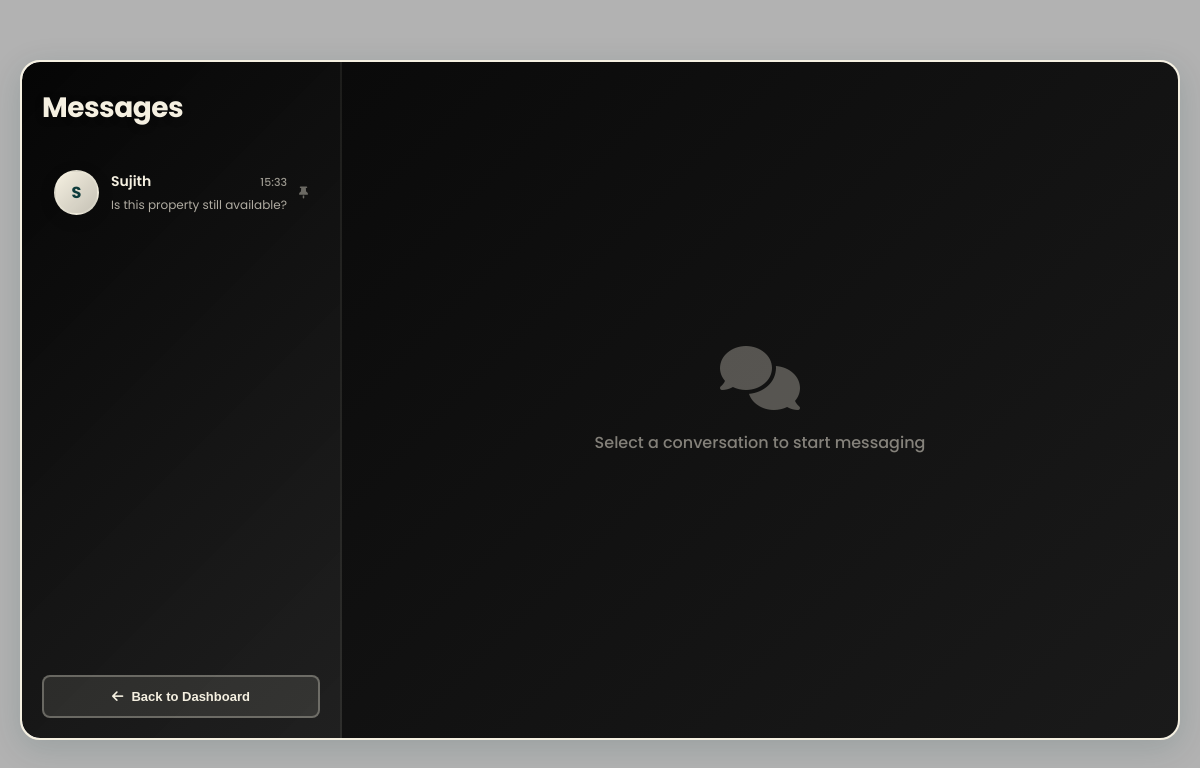
Page /conversations/ (signed in) on the earlier database version.
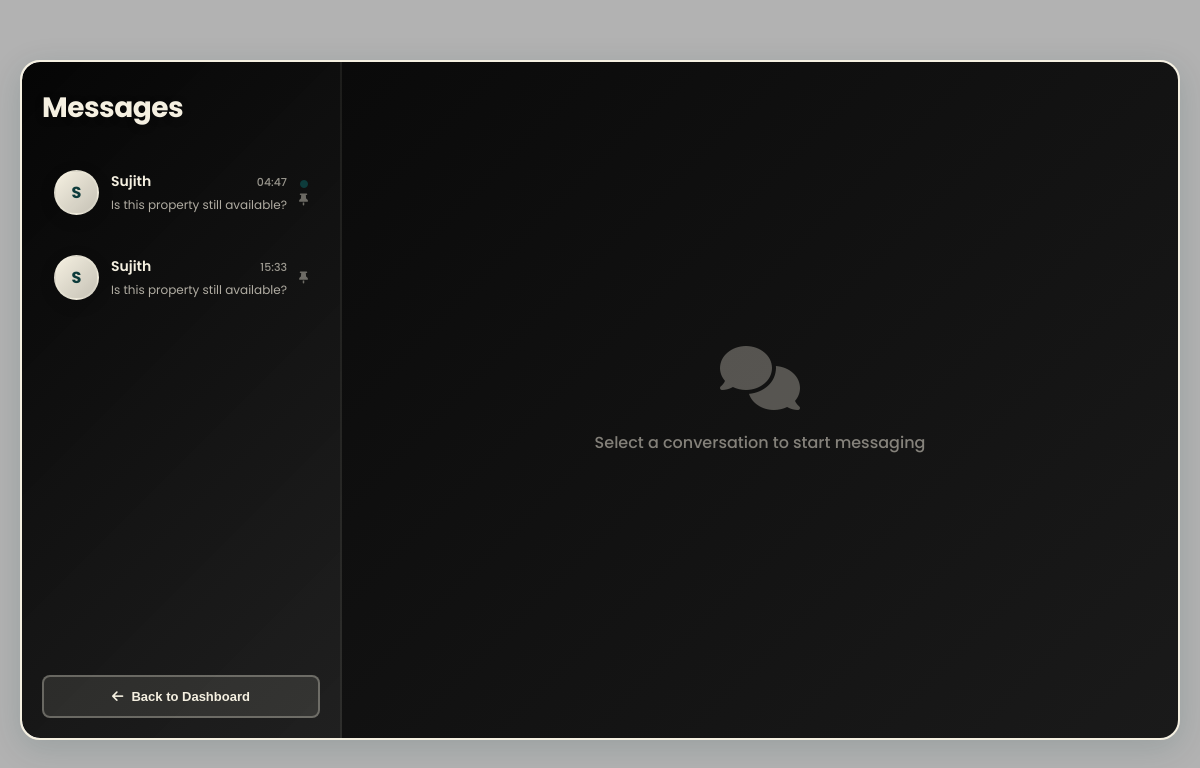
Same page on the later database version.
### core/models.py (models this page shows, shortened)
class Conversation(models.Model):
    property = models.ForeignKey(Property, on_delete=models.CASCADE, related_name='conversations')
    tenant = models.ForeignKey(User, on_delete=models.CASCADE, related_name='tenant_conversations')
    owner = models.ForeignKey(User, on_delete=models.CASCADE, related_name='owner_conversations')
    created_at = models.DateTimeField(auto_now_add=True)
    updated_at = models.DateTimeField(auto_now=True)
    class Meta:
        unique_together = ('property', 'tenant', 'owner')
        ordering = ['-updated_at']
    def get_last_message(self):
        return self.messages.last()

class User(AbstractUser):
    class Role(models.TextChoices):
        ADMIN = "ADMIN", "Admin"
        OWNER = "OWNER", "Owner"
        TENANT = "TENANT", "Tenant"
    email = models.EmailField(unique=True, null=False, blank=False)
    role = models.CharField(max_length=50, choices=Role.choices, default=Role.TENANT)
    profile_image = models.ImageField(upload_to='profiles/', blank=True, null=True)
    phone_number = models.CharField(max_length=15, blank=True, null=True)
    groups = models.ManyToManyField(
        'auth.Group',
        related_name='custom_user_set',
        blank=True,
        help_text='The groups this user belongs to.',
        verbose_name='groups',
    )
    user_permissions = models.ManyToManyField(
        'auth.Permission',
        related_name='custom_user_set',
        blank=True,
        help_text='Specific permissions for this user.',
        verbose_name='user permissions',
    )

class Message(models.Model):
    conversation = models.ForeignKey(Conversation, on_delete=models.CASCADE, related_name='messages')
    sender = models.ForeignKey(User, on_delete=models.CASCADE, related_name='sent_messages')
    content = models.TextField()
    is_read = models.BooleanField(default=False)
    created_at = models.DateTimeField(auto_now_add=True)
    class Meta:
        ordering = ['created_at']

### core/views.py (the view)
# urls.py: path('conversations/', views.conversations_view, name='conversations'),
@login_required
def conversations_view(request):
    if request.user.role == 'TENANT':
        conversations = Conversation.objects.filter(tenant=request.user)
    elif request.user.role == 'OWNER':
        conversations = Conversation.objects.filter(owner=request.user)
    else:
        conversations = Conversation.objects.all()
    conversations_with_unread = []
    for conversation in conversations:
        unread_count = conversation.messages.filter(is_read=False).exclude(sender=request.user).count()
        conversation.has_unread = unread_count > 0
        conversations_with_unread.append(conversation)
    context = {
        'conversations': conversations_with_unread
    }
    return render(request, 'core/conversations.html', context)

### core/templates/core/conversations.html (shortened to what this page needs)
{% load static %}
<!DOCTYPE html>
<html lang="en">
<head>
    <link href="https://cdnjs.cloudflare.com/ajax/libs/font-awesome/6.4.0/css/all.min.css" rel="stylesheet">
</head>
<body>
    <div class="messages-container">
        <div class="sidebar">
            <div class="sidebar-header">
                <div class="sidebar-title">Messages</div>
            </div>
            <div class="conversations-list">
                {% if conversations %}
                    {% for conversation in conversations %}
                        <a href="{% url 'conversation_detail' conversation.id %}" class="conversation-item">
                            <div class="avatar">
                                {% if user.role == 'TENANT' %}
                                    {{ conversation.owner.username|first|upper }}
                                {% else %}
                                    {{ conversation.tenant.username|first|upper }}
                                {% endif %}
                            </div>
                            <div class="conversation-content">
                                <div class="conversation-header">
                                    <span class="conversation-name">
                                        {% if user.role == 'TENANT' %}
                                            {{ conversation.owner.username }}
                                        {% else %}
                                            {{ conversation.tenant.username }}
                                        {% endif %}
                                    </span>
                                    <span class="conversation-time">{{ conversation.updated_at|date:"H:i" }}</span>
                                </div>
                                <div class="conversation-preview">
                                    {% if conversation.get_last_message %}
                                        {{ conversation.get_last_message.content|truncatewords:6 }}
                                    {% else %}
                                        {{ conversation.property.title }}
                                    {% endif %}
                                </div>
                            </div>
                            <div class="conversation-meta">
                                {% if conversation.has_unread %}
                                    <i class="fas fa-circle" style="color: #0d3b3b; font-size: 8px;"></i>
                                {% endif %}
                                <i class="fas fa-thumbtack pin-icon"></i>
                            </div>
                        </a>
                    {% endfor %}
                {% endif %}
            </div>
            <button class="add-contact-btn" onclick="window.location.href='/dashboard/'">
                <i class="fas fa-arrow-left"></i>
                Back to Dashboard
            </button>
        </div>
        <div class="chat-area">
            <div class="empty-state">
                <i class="fas fa-comments"></i>
                <p>Select a conversation to start messaging</p>
            </div>
        </div>
    </div>
</body>
</html>

Differences in the rows shown:
added Conversation: tenant.username|first "S", tenant.username "Sujith", updated_at "04:47", get_last_message.content "Is this property still available?"
